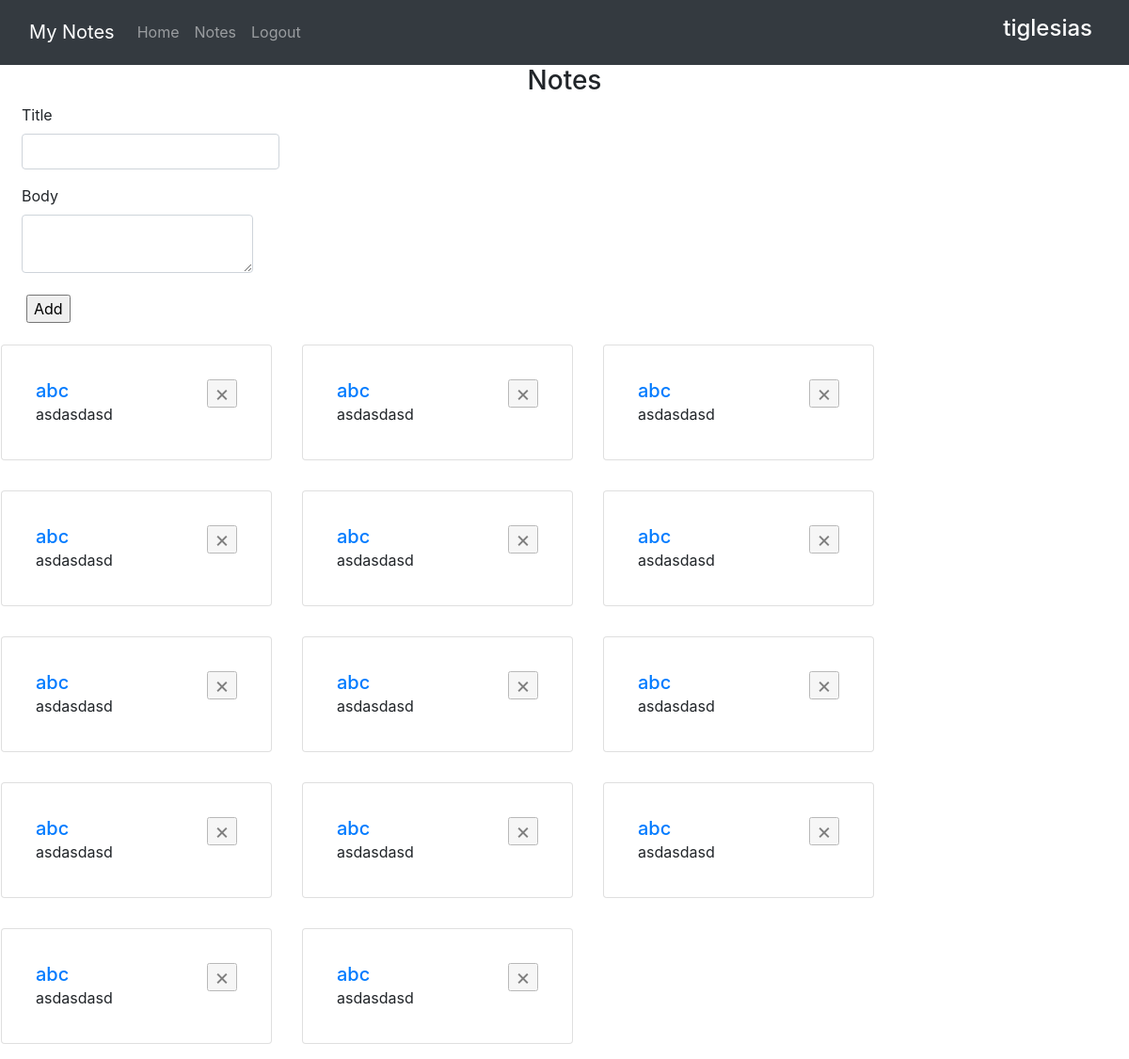
/notes (signed in), run on an earlier commit of the app's database.
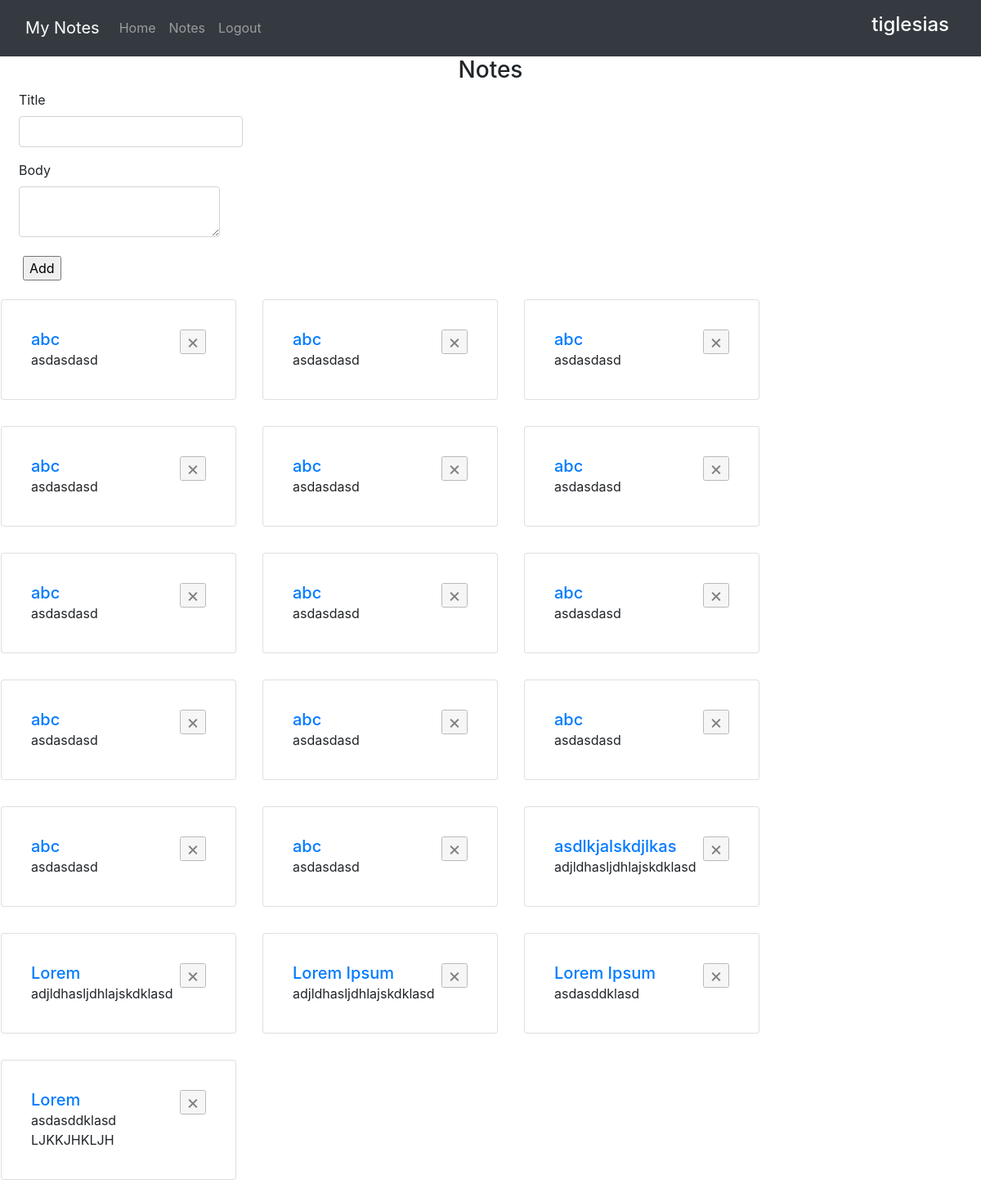
And on a later commit of the database.
### website/models.py (models this page shows)
class User(db.Model, UserMixin):
    id = db.Column(db.Integer, primary_key=True, index=True)
    email = db.Column(db.String(50), unique=True)
    username = db.Column(db.String(25), unique=True)
    password = db.Column(db.String(30))
    notes = db.relationship('Note', backref='note', passive_deletes=True)

class Note(db.Model):
    id = db.Column(db.Integer, primary_key=True, index=True)
    user = db.Column(db.Integer, db.ForeignKey('user.id', ondelete="CASCADE"), nullable=False)
    title = db.Column(db.String(30))
    body = db.Column(db.Text)

### website/views.py (the view, shortened to what this page needs)
@views.route('/notes', methods=['GET', 'POST'])
@login_required
def notes():
    form = NoteForm(request.form)
    notes = (db.session.query(Note).filter(Note.user==int(current_user.get_id())))
    return render_template('notes.html', user=current_user, template_form=form, notes=notes)

### website/models.py
class NoteForm(FlaskForm):
    title = StringField('Title', [validators.Length(min=1,max=30)])
    body = TextAreaField('Body',{validators.DataRequired()})

### website/__init__.py (called while the page is built)
def create_app():
    app = Flask(__name__)
    app.config['SECRET_KEY'] = 'SDKLJFLSKD'
    app.config['SQLALCHEMY_DATABASE_URI'] = f'sqlite:///{DB_NAME}'
    db.init_app(app)
    from .views import views
    from .auth import auth
    app.register_blueprint(views, url_prefix="/")
    app.register_blueprint(auth, url_prefix="/")
    from .models import User, Note
    if not path.exists(f'website/{DB_NAME}'):
        with app.app_context():
            db.create_all()
    login_manager = LoginManager()
    login_manager.login_view = "auth.login"
    login_manager.init_app(app)
    @login_manager.user_loader
    def load_user(id):
        return User.query.get(int(id))
    return app

### website/templates/notes.html (shortened to what this page needs)
{% extends "base.html" %}
{%block content %}
<h3 align="center">Notes</h3>
<div>
    <div class="form form-floating col-sm-8">
        <form action="/notes" method="POST">
            <div class="row mb-0 ml-2">
                <p>
                    {{template_form.title.label(class='form-label')}}
                    {{template_form.title(class="form-control")}}
                </p>
            </div>
            <div class="row mb-0 ml-2">
                <p>
                    {{template_form.body.label(class='form-label')}}
                    {{template_form.body(class="form-control")}}
                </p>
            </div>
            <button class="btn btn-default"><input type="submit" value=Add></button>
        </form>
    </div>
</div>
<div class="row">
    {% for note in notes%}
    <div class="card m-3 p-3" style="width: 18rem; ">
        <div class="card-body">
          <div class="">
            <h5 class="card-title d-inline"> <a  href="/{{user.username}}/{{note.title}}">{{note.title}}</a></h5>
            <form action="/{{user.username}}/delete:{{note.id|int}}" method="POST" class="d-inline close" aria-label="Close">
                <input aria-hidden="true" type="submit" value=&times; />
            </form>
          </div>
          <p class="card-text">{{note.body}}</p>
        </div>
      </div>
      {%endfor%}
</div>
{%endblock%}

### website/templates/base.html (shortened to what this page needs)
<!DOCTYPE html>
<html lang="en">
    <head>
        <link
          rel="stylesheet"
          href="https://stackpath.bootstrapcdn.com/bootstrap/4.4.1/css/bootstrap.min.css"
        />
        <link
          rel="stylesheet"
          href="https://stackpath.bootstrapcdn.com/font-awesome/4.7.0/css/font-awesome.min.css"
        />
      </head>
    <body>
      <nav class="navbar navbar-expand-lg bg-body-tertiary navbar-dark bg-dark d-flex">
        <div class="container-fluid ">
          <div class="collapse navbar-collapse" id="navbar">
            <a class="navbar-brand" href="#">My Notes</a>
            <ul class="navbar-nav me-auto mb-2 mb-lg-0">
              <li class="nav-item">
                <a class="nav-link" href="/">Home</a>
              </li>
              <li class="nav-item">
                <a class="nav-link" href="/notes">Notes</a>
              </li>
              {% if not user.is_authenticated %}
              <li class="nav-item">
                <a class="nav-link" href="/login">Login</a>
              </li>
              <li class="nav-item">
                <a class="nav-link" href="/sign-up">Sign-Up</a>
              </li>
              {%else%}
              <li class="nav-item">
                <a class="nav-link" href="/logout">Logout</a>
              </li>
              {%endif%}
            </ul>
            {%if user%}
            <div class="ml-auto p-2">
                <h4 class="text text-white"> {{user.username}} </h4>
            </div>
            {%endif%}
          </div>
        </div>
      </nav>
      <div> {% block content %} {% endblock %} </div>
    </body>
</html>

What changed in the data, as far as the page shows it:
added Note: title "asdlkjalskdjlkas", body "adjldhasljdhlajskdklasd"
added Note: title "Lorem", body "adjldhasljdhlajskdklasd"
added Note: title "Lorem Ipsum", body "adjldhasljdhlajskdklasd"
added Note: title "Lorem Ipsum", body "asdasddklasd"
added Note: title "Lorem", body "asdasddklasd LJKKJHKLJH"
